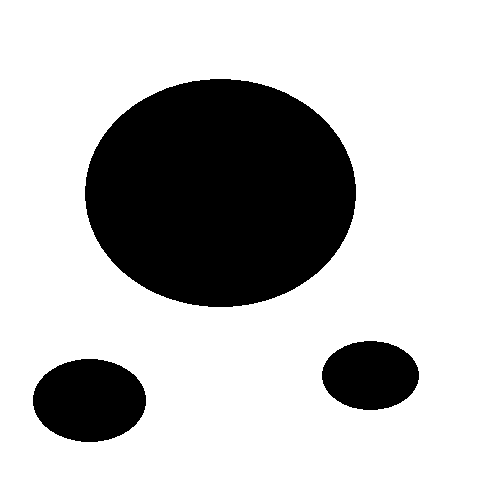
%> input picture map1.bmp, 500 x 500 px
$ octave astart.m   (GNU Octave 9; MATLAB toolbox functions it lacks are replaced by stand-ins)
%> lines starting %> are read from the running program, lines starting %| are printed output that depends on the picture; in (x1, y1, x2, y2) boxes, pixels count from 0 and x2, y2 are one past the last pixel; in counts of white or black regions, pixels touching at a corner belong together; the program's own positions count from 1
### checkPath.m

function feasible=checkPath(n,newPos,map)
feasible=true;
dir=atan2(newPos(1)-n(1),newPos(2)-n(2));
for r=0:0.5:sqrt(sum((n-newPos).^2))
    posCheck=n+r.*[sin(dir) cos(dir)];
    if ~(feasiblePoint(ceil(posCheck),map) && feasiblePoint(floor(posCheck),map) && ...
            feasiblePoint([ceil(posCheck(1)) floor(posCheck(2))],map) && feasiblePoint([floor(posCheck(1)) ceil(posCheck(2))],map))
        feasible=false;break;
    end
    if ~feasiblePoint(newPos,map), feasible=false; end
end

### feasiblePoint.m

function feasible=feasiblePoint(point,map)
feasible=true;
if ~(point(1)>=1 && point(1)<=size(map,1) && point(2)>=1 && point(2)<=size(map,2) && map(point(1),point(2))==1)
    feasible=false;
end

### astart.m
map=im2bw(imread('map1.bmp'));
%> map: size 500x500 logical; 75.6% white; 3 black regions, box (x1, y1, x2, y2) and area: (85, 79, 356, 307) 48491, (33, 359, 146, 442) 7363, (322, 341, 419, 410) 5242
source=[10 10];
goal=[490 490];
n=50;
display=true;
if ~feasiblePoint(source,map), error('source lies on an obstacle or outside map'); end
if ~feasiblePoint(goal,map), error('goal lies on an obstacle or outside map'); end
imshow(map);
rectangle('position',[1 1 size(map)-1],'edgecolor','k')
vertex=[source;goal];
if display, rectangle('Position',[vertex(1,2)-5,vertex(1,1)-5,10,10],'Curvature',[1,1],'FaceColor','r'); end
if display, rectangle('Position',[vertex(2,2)-5,vertex(2,1)-5,10,10],'Curvature',[1,1],'FaceColor','r'); end
tic;
while length(vertex)<n+2
    x=double(int32(rand(1,2) .* size(map)));
    if feasiblePoint(x,map),
        vertex=[vertex;x];
        if display, rectangle('Position',[x(2)-5,x(1)-5,10,10],'Curvature',[1,1],'FaceColor','r'); end
    end
end
%> after the loop, vertex = 52 rows, first 12: [10 10; 490 490; 422 379; 392 152; 454 252; 141 378; 309 125; 455 491; 405 451; 155 365; 449 342; 236 50]
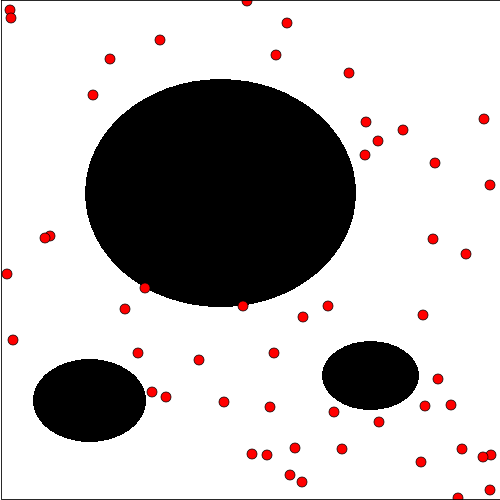
%> figure redrawn from the program's plot data
if display
    disp('click/press any key');
    waitforbuttonpress;
end
edges=cell(n+2,1);
for i=1:n+2
    for j=i+1:n+2
        if checkPath(vertex(i,:),vertex(j,:),map);
%> in checkPath, `dir=atan2(newPos(1)-n(1),newPos(2)-n(2));`: dir = 0.785
%> the loop in checkPath, `for r=0:0.5:sqrt(sum((n-newPos).^2))` made 307 passes
%> r on passes 2 to 4: 0.5, 1, 1.5
%> after the loop in checkPath, `for r=0:0.5:sqrt(sum((n-newPos).^2))`: feasible = false
%> (the run ends here)
